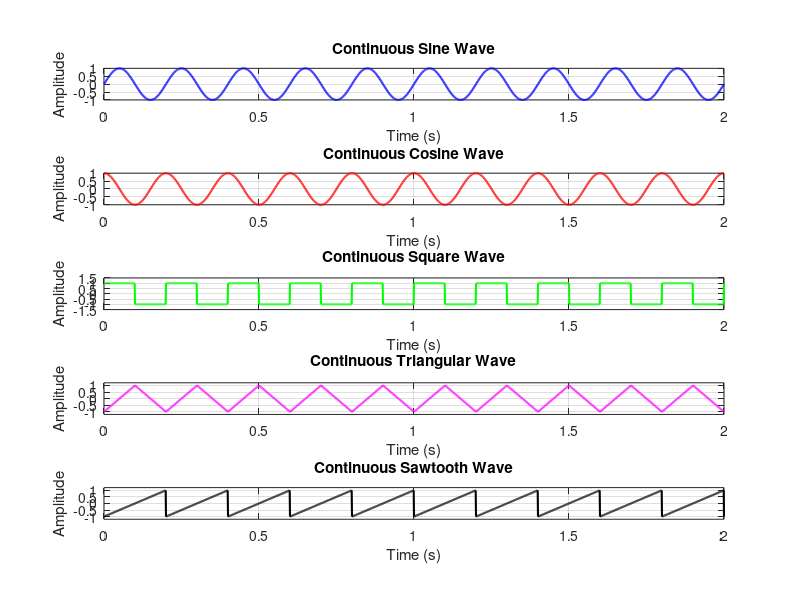
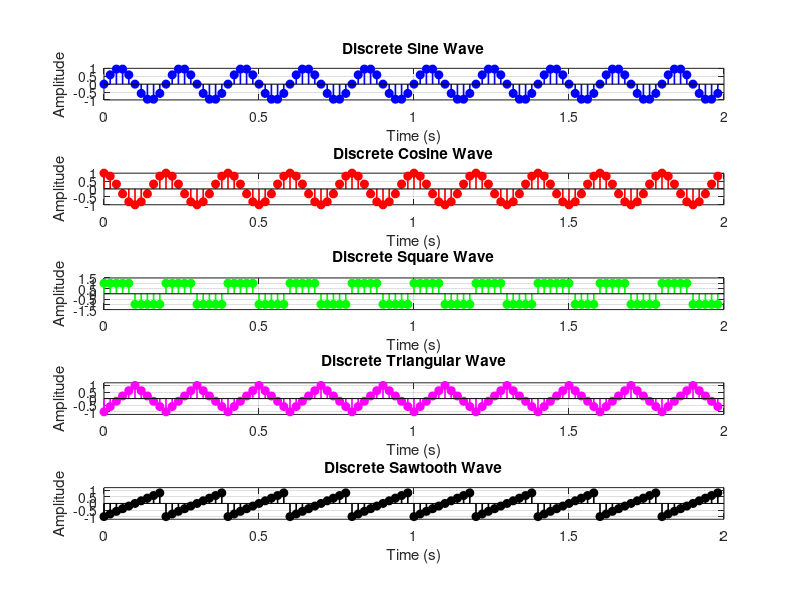

Write MATLAB code to recreate these figures, in order.
clc;
clearvars;
close all;

%% Output Directory Setup
output_dir = fullfile(fileparts(mfilename('fullpath')), 'outputs');
if ~exist(output_dir, 'dir')
    mkdir(output_dir);
end

%% Define Parameters
fs = 1000;         % sampling frequency for continuous representation (Hz)
fs_dis = 50;       % discrete sampling frequency (Hz)
t_end = 2;         % duration in seconds
f = 5;             % signal frequency (Hz)
A = 1;             % signal amplitude
w = 2 * pi * f;    % angular frequency (rad/s)
N = 100;           % number of discrete samples
t = 0:1/fs:t_end;  % continuous time vector

%% Continuous Time Domain Waveforms
y_sin = A * sin(w * t);
y_cos = A * cos(w * t);
y_square = A * square(w * t);
y_triangular = A * sawtooth(w * t, 0.5);
y_sawtooth = A * sawtooth(w * t);

fig1 = figure('Name', 'Continuous Waveforms', 'Position', [100, 100, 800, 900], 'Visible', 'off');

subplot(5,1,1);
plot(t, y_sin, 'b', 'LineWidth', 1.5);
title('Continuous Sine Wave');
xlabel('Time (s)');
ylabel('Amplitude');
grid on;

subplot(5,1,2);
plot(t, y_cos, 'r', 'LineWidth', 1.5);
title('Continuous Cosine Wave');
xlabel('Time (s)');
ylabel('Amplitude');
grid on;

subplot(5,1,3);
plot(t, y_square, 'g', 'LineWidth', 1.5);
title('Continuous Square Wave');
xlabel('Time (s)');
ylabel('Amplitude');
ylim([-1.5, 1.5]);
grid on;

subplot(5,1,4);
plot(t, y_triangular, 'm', 'LineWidth', 1.5);
title('Continuous Triangular Wave');
xlabel('Time (s)');
ylabel('Amplitude');
ylim([-1.2, 1.2]);
grid on;

subplot(5,1,5);
plot(t, y_sawtooth, 'k', 'LineWidth', 1.5);
title('Continuous Sawtooth Wave');
xlabel('Time (s)');
ylabel('Amplitude');
ylim([-1.2, 1.2]);
grid on;

saveas(fig1, fullfile(output_dir, 'continuous_waveforms.png'));

%% Discrete Time Domain Waveforms
T = (0:N-1) / fs_dis;
y_sin_dis = A * sin(w * T);
y_cos_dis = A * cos(w * T);
y_square_dis = A * square(w * T);
y_triangular_dis = A * sawtooth(w * T, 0.5);
y_sawtooth_dis = A * sawtooth(w * T);

fig2 = figure('Name', 'Discrete Waveforms', 'Position', [150, 150, 800, 900], 'Visible', 'off');

subplot(5,1,1);
stem(T, y_sin_dis, 'b', 'LineWidth', 1.2, 'MarkerFaceColor', 'b');
title('Discrete Sine Wave');
xlabel('Time (s)');
ylabel('Amplitude');
grid on;

subplot(5,1,2);
stem(T, y_cos_dis, 'r', 'LineWidth', 1.2, 'MarkerFaceColor', 'r');
title('Discrete Cosine Wave');
xlabel('Time (s)');
ylabel('Amplitude');
grid on;

subplot(5,1,3);
stem(T, y_square_dis, 'g', 'LineWidth', 1.2, 'MarkerFaceColor', 'g');
title('Discrete Square Wave');
xlabel('Time (s)');
ylabel('Amplitude');
ylim([-1.5, 1.5]);
grid on;

subplot(5,1,4);
stem(T, y_triangular_dis, 'm', 'LineWidth', 1.2, 'MarkerFaceColor', 'm');
title('Discrete Triangular Wave');
xlabel('Time (s)');
ylabel('Amplitude');
ylim([-1.2, 1.2]);
grid on;

subplot(5,1,5);
stem(T, y_sawtooth_dis, 'k', 'LineWidth', 1.2, 'MarkerFaceColor', 'k');
title('Discrete Sawtooth Wave');
xlabel('Time (s)');
ylabel('Amplitude');
ylim([-1.2, 1.2]);
grid on;

saveas(fig2, fullfile(output_dir, 'discrete_waveforms.png'));
close([fig1, fig2]);
fprintf('Outputs saved successfully to %s\n', output_dir);
